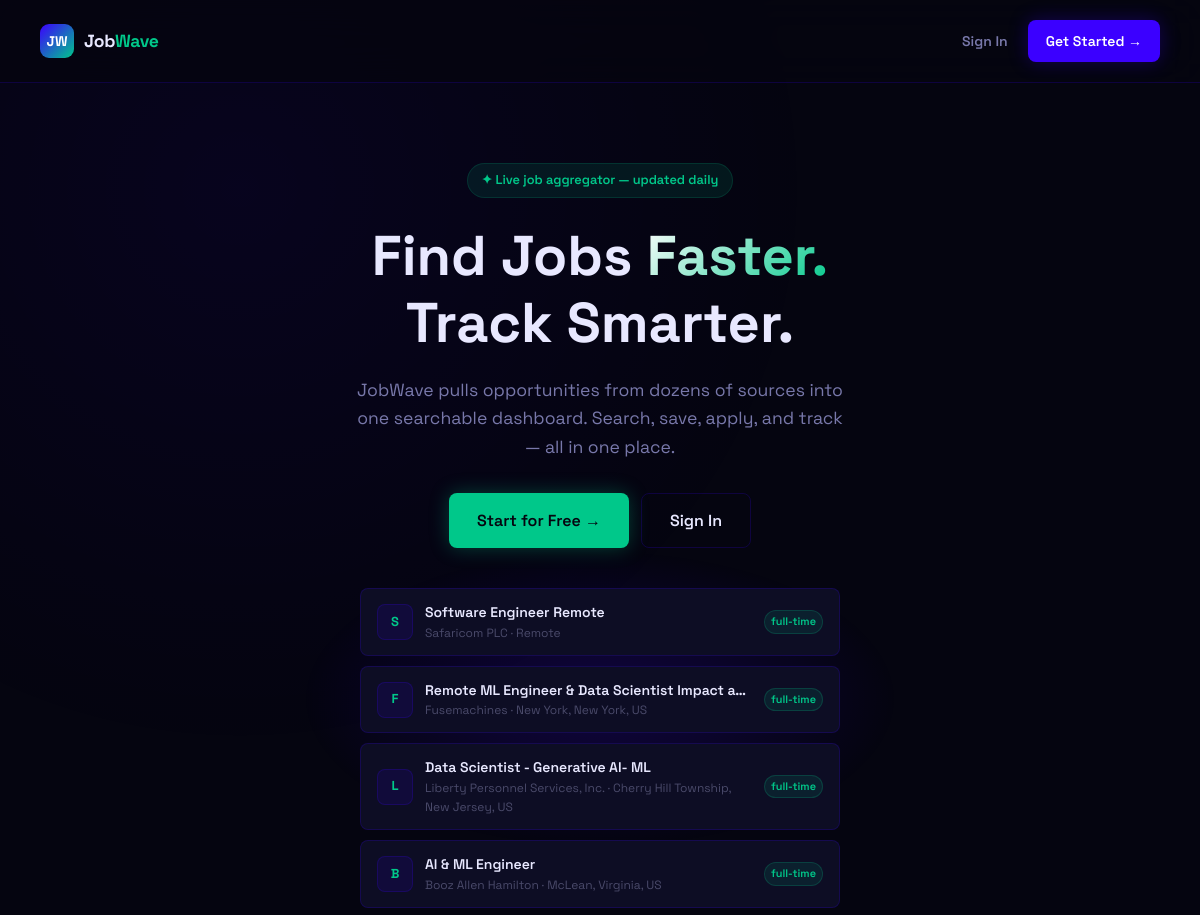
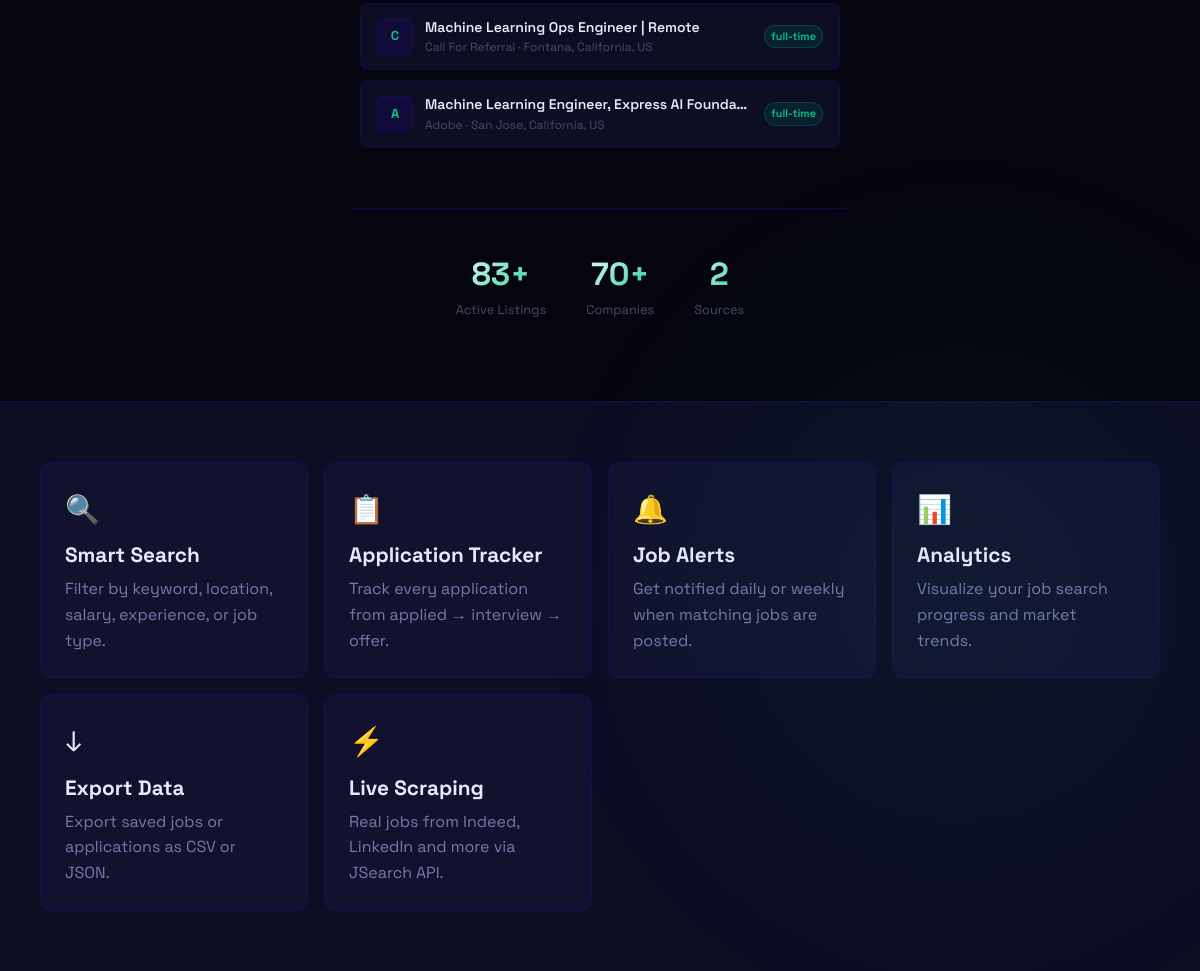
The page / on the database its author committed (2 pictures, top to bottom).
### app.py (models this page shows)
class Job(db.Model):
    id = db.Column(db.Integer, primary_key=True)
    title = db.Column(db.String(200), nullable=False)
    company = db.Column(db.String(200), nullable=False)
    location = db.Column(db.String(200))
    job_type = db.Column(db.String(50))          # full-time | part-time | remote | contract
    experience = db.Column(db.String(50))         # entry | mid | senior
    salary_min = db.Column(db.Integer)
    salary_max = db.Column(db.Integer)
    description = db.Column(db.Text)
    requirements = db.Column(db.Text)
    source = db.Column(db.String(100))
    source_url = db.Column(db.String(500))
    source_id = db.Column(db.String(200), unique=True)  # duplicate detection
    tags = db.Column(db.String(500))
    is_active = db.Column(db.Boolean, default=True)
    scraped_at = db.Column(db.DateTime, default=datetime.utcnow)
    posted_at = db.Column(db.DateTime)
    views = db.Column(db.Integer, default=0)

### app.py (the view)
@app.route('/')
def index():
    if current_user.is_authenticated:
        return redirect(url_for('dashboard'))
    stats = {
        'total_jobs': Job.query.filter_by(is_active=True).count(),
        'companies': db.session.query(Job.company).distinct().count(),
        'sources': db.session.query(Job.source).distinct().count(),
    }
    recent = Job.query.filter_by(is_active=True).order_by(Job.scraped_at.desc()).limit(6).all()
    return render_template('index.html', stats=stats, recent=recent)

### templates/index.html (shortened to what this page needs)
{% extends 'base.html' %}
{% block public_content %}
<link rel="stylesheet" href="https://cdnjs.cloudflare.com/ajax/libs/font-awesome/6.5.0/css/all.min.css">
<div class="landing">
  <nav class="landing-nav">
    <div style="display:flex;align-items:center;gap:10px;">
      <div class="logo-mark">JW</div>
      <div class="logo-text">
        Job<span>Wave</span>
      </div>
    </div>
    <div style="display:flex;gap:8px;">
      <a href="{{ url_for('login') }}" class="btn btn-ghost">
        Sign In
      </a>
      <a href="{{ url_for('register') }}" class="btn btn-primary">
        Get Started →
      </a>
    </div>
  </nav>
  <section class="hero">
    <div class="hero-content">
      <div class="hero-eyebrow">
        ✦ Live job aggregator — updated daily
      </div>
      <h1>
        Find Jobs
        <span class="gradient-text">Faster.</span>
        <br>
        Track Smarter.
      </h1>
      <p>
        JobWave pulls opportunities from dozens of sources into one searchable dashboard.
        Search, save, apply, and track — all in one place.
      </p>
      <div class="hero-actions">
        <a href="{{ url_for('register') }}" class="btn btn-mint btn-lg">
          Start for Free →
        </a>
        <a href="{{ url_for('login') }}" class="btn btn-outline btn-lg">
          Sign In
        </a>
      </div>
      <div class="hero-job-list">
        {% for job in recent %}
        <div class="hero-job-item">
          <div class="hero-job-logo">
            {{ job.company[0] }}
          </div>
          <div style="flex:1;min-width:0;">
            <div style="
              font-weight:600;
              font-size:0.875rem;
              white-space:nowrap;
              overflow:hidden;
              text-overflow:ellipsis;
            ">
              {{ job.title }}
            </div>
            <div style="
              font-size:0.75rem;
              color:var(--text-muted);
            ">
              {{ job.company }} · {{ job.location }}
            </div>
          </div>
          <span class="badge badge-mint" style="flex-shrink:0;">
            {{ job.job_type or 'full-time' }}
          </span>
        </div>
        {% endfor %}
      </div>
      <div class="hero-stats">
        <div>
          <div class="hero-stat-value gradient-text">
            {{ stats.total_jobs }}+
          </div>
          <div class="hero-stat-label">
            Active Listings
          </div>
        </div>
        <div>
          <div class="hero-stat-value gradient-text">
            {{ stats.companies }}+
          </div>
          <div class="hero-stat-label">
            Companies
          </div>
        </div>
        <div>
          <div class="hero-stat-value gradient-text">
            {{ stats.sources }}
          </div>
          <div class="hero-stat-label">
            Sources
          </div>
        </div>
      </div>
    </div>
  </section>
  <section class="feature-grid">
    <div class="feature-card">
      <div class="feature-icon">🔍</div>
      <h3>Smart Search</h3>
      <p>
        Filter by keyword, location, salary, experience, or job type.
      </p>
    </div>
    <div class="feature-card">
      <div class="feature-icon">📋</div>
      <h3>Application Tracker</h3>
      <p>
        Track every application from applied → interview → offer.
      </p>
    </div>
    <div class="feature-card">
      <div class="feature-icon">🔔</div>
      <h3>Job Alerts</h3>
      <p>
        Get notified daily or weekly when matching jobs are posted.
      </p>
    </div>
    <div class="feature-card">
      <div class="feature-icon">📊</div>
      <h3>Analytics</h3>
      <p>
        Visualize your job search progress and market trends.
      </p>
    </div>
    <div class="feature-card">
      <div class="feature-icon">↓</div>
      <h3>Export Data</h3>
      <p>
        Export saved jobs or applications as CSV or JSON.
      </p>
    </div>
    <div class="feature-card">
      <div class="feature-icon">⚡</div>
      <h3>Live Scraping</h3>
      <p>
        Real jobs from Indeed, LinkedIn and more via JSearch API.
      </p>
    </div>
  </section>
</div>
{% endblock %}

### rows shown on the page
Job: company "S", title "Software Engineer Remote", company "Safaricom PLC", location "Remote", job_type "full-time"
Job: company "F", title "Remote ML Engineer & Data Scientist Impact a…", company "Fusemachines", location "New York, New York, US", job_type "full-time"
Job: company "L", title "Data Scientist - Generative AI- ML", company "Liberty Personnel Services, Inc.", location "Cherry Hill Township, New Jersey, US", job_type "full-time"
Job: company "B", title "AI & ML Engineer", company "Booz Allen Hamilton", location "McLean, Virginia, US", job_type "full-time"
Job: company "C", title "Machine Learning Ops Engineer | Remote", company "Call For Referral", location "Fontana, California, US", job_type "full-time"
Job: company "A", title "Machine Learning Engineer, Express AI Founda…", company "Adobe", location "San Jose, California, US", job_type "full-time"

### other values the page prints
{{ stats.total_jobs }} "83"
{{ stats.companies }} "70"
{{ stats.sources }} "2"
